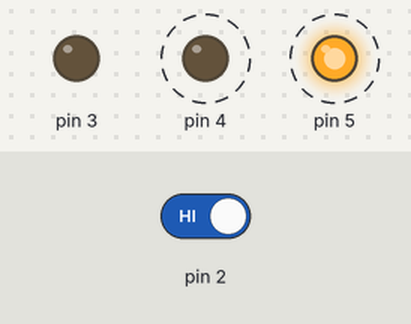
Bench run of a sketch on a simulated Arduino Uno, built with avr-gcc and run on an emulated ATmega328P. Parts: output pins drawn as LEDs (lit = HIGH). Dashed ring = blinking. The inputs (shaded band) are chosen by the test bench; at power-on: pin 2 HIGH.

Above: at 1.26 s.
1.3 s: pin 2 driven LOW
At 2.2 s:
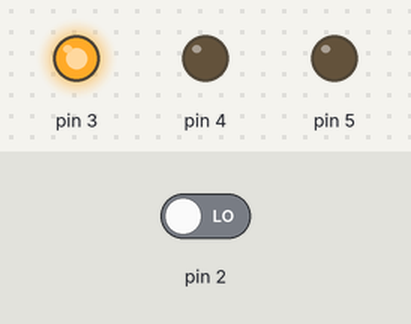
2.8 s: pin 2 driven HIGH
At 2.96 s:
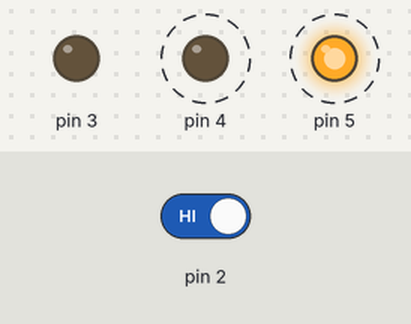
Timing chart, 0 to 11.8 s (numbered marks = the images above; inputs shaded):
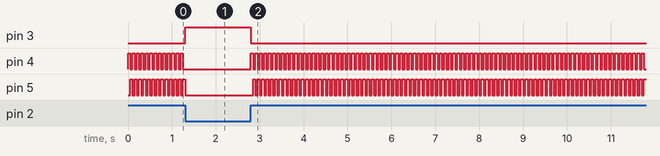

The sketch:

spaceship.ino
```cpp
void setup() {
  // Setup the output pins
  pinMode(3, OUTPUT);
  pinMode(4, OUTPUT);
  pinMode(5, OUTPUT);

  // And then the input pin
  pinMode(2, INPUT);
}

void loop() {
  int switchState = digitalRead(2);

  if (switchState == LOW) {
    // Switch is off - set the red light on and the others off
    digitalWrite(3, HIGH);
    digitalWrite(4, LOW);
    digitalWrite(5, LOW);
  }
  else {
    // Switch is high - turn off the red light - alternate the others flashing
    digitalWrite(3, LOW);

    digitalWrite(4, HIGH);
    digitalWrite(5, LOW);
    delay(50);

    digitalWrite(4, LOW);
    digitalWrite(5, HIGH);
    delay(50);
  }
}
```

Measured:
- after the input at 1.3 s, pin 3: LOW → HIGH at once; pin 4: stops changing and stays LOW; pin 5: goes on until 1.3 s, then stays LOW
- after the input at 2.8 s, pin 3: HIGH → LOW at once; pin 4: alternates HIGH for 0.05 s and LOW for 0.05 s, starting at once; pin 5: alternates HIGH for 0.05 s and LOW for 0.05 s, starting after 0.05 s
- by itself, pin 4, pin 5: alternates HIGH for 0.05 s and LOW for 0.05 s
